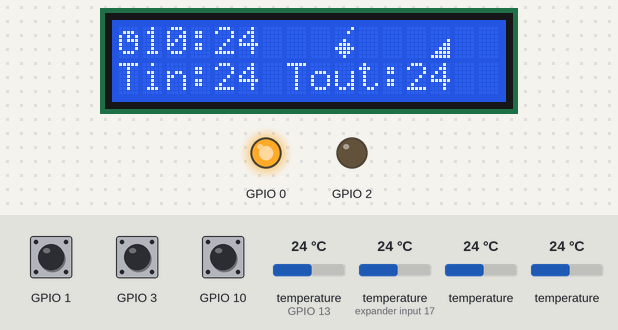
Bench run of a sketch on a simulated ESP8266 (NodeMCU). Parts: 16×2 character LCD, output pins drawn as LEDs (lit = HIGH). The test bench sets the inputs (shaded band); at power-on: GPIO 1 HIGH, temperature 24 °C, GPIO 3 HIGH, GPIO 10 HIGH, temperature (sensors on GPIO 13, expander input 17) 24 °C. WiFi joins after 1.5 s; servers stay silent unless stated; the local clock reads 2024-03-15 10:24:30 at power-on unless the sketch sets it; EEPROM starts erased; what the sketch prints to the serial monitor is not drawn.

Above: at 13.2 s.
13.3 s: GPIO 1 pulled LOW for 0.15 s
At 13.9 s:
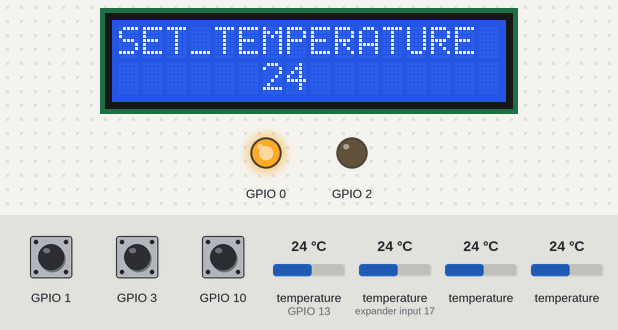
19.3 s: temperature (sensor 313) set to 12 °C
At 21.7 s:
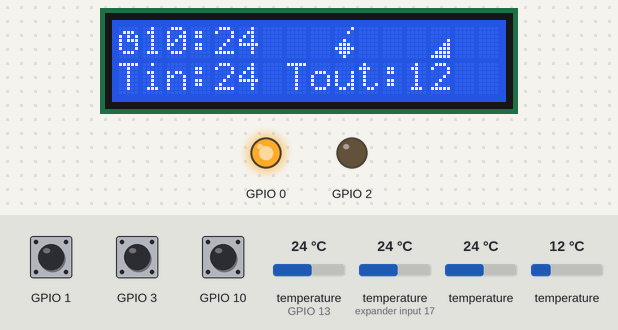
22.3 s: temperature (sensor 213) set to 12 °C
At 23.2 s:
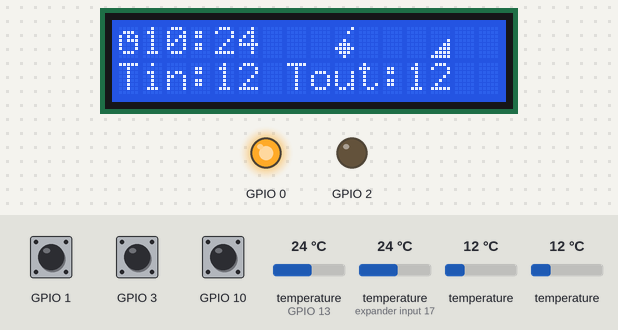
28.1 s: GPIO 3 pulled LOW for 1 s
At 30.0 s:
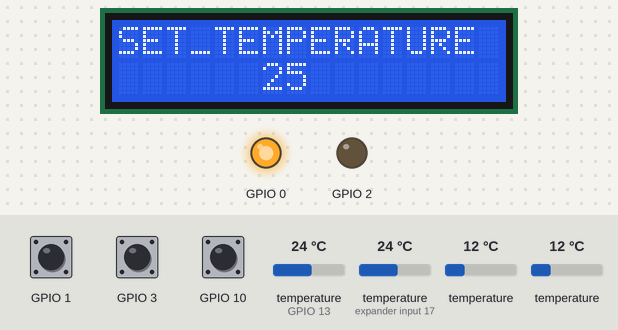
34.9 s: GPIO 3 pulled LOW for 0.15 s
At 36.3 s:
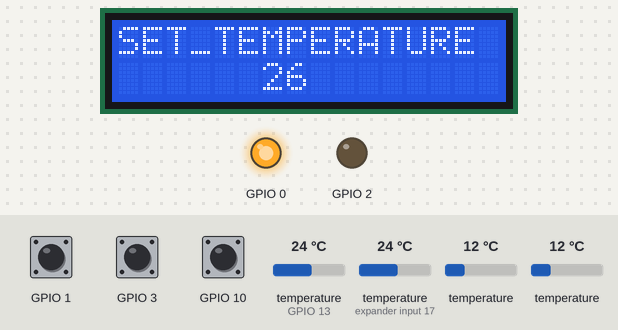
40.9 s: temperature (sensor 313) set to 19 °C
At 44.2 s:
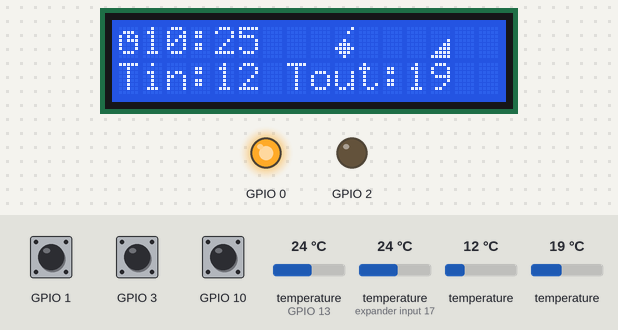
Timing chart, 0 to 45.4 s (numbered marks = the images above; inputs shaded):
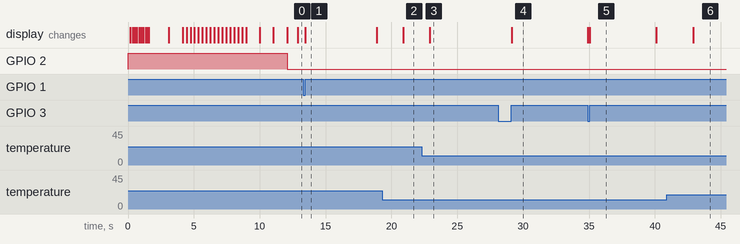

The sketch:

ipconnectKirova.ino
```cpp
#include <EEPROM.h>
#include <ArduinoJson.h>
#include <ESP8266WiFi.h>
#include <ESP8266HTTPClient.h>
#include <GyverButton.h>
#include <Wire.h>  // This library is already built in to the Arduino IDE
#include <LiquidCrystal_I2C.h> //This library you can add via Include Library > Manage Library >
#include <OneWire.h>
#include <DallasTemperature.h>
#include <NTPClient.h>
#include <WiFiUdp.h>
#include "RTClib.h"
#define ONE_WIRE_BUS 13
#define RELE 16
#define COUNT_CONNECT 250


const long utcOffsetInSeconds = 14400;
char ssid[] = "Honor 8X";
char pass[] = "00000000";


byte fire[] = {
  B00001,
  B00010,
  B00000,
  B00100,
  B01110,
  B11111,
  B01110,
  B00100
};
byte porch[] = {
  B00000,
  B00000,
  B00000,
  B00001,
  B00011,
  B00111,
  B01111,
  B11111
};
byte clocc[] = {
  B00000,
  B01110,
  B10101,
  B10111,
  B10001,
  B10001,
  B01110,
  B00000
};

StaticJsonDocument<1000> jsonDocument;
//ESP8266WebServer server(80);
OneWire oneWire(ONE_WIRE_BUS);
DallasTemperature tmp(&oneWire);
LiquidCrystal_I2C lcd(0x27, 16, 2);
DeviceAddress ADDR;
GButton menu(10, HIGH_PULL, NORM_OPEN);
GButton left(1, HIGH_PULL, NORM_OPEN);
GButton right(3, HIGH_PULL, NORM_OPEN);
WiFiUDP ntpUDP;
NTPClient timeClient(ntpUDP, "pool.ntp.org", utcOffsetInSeconds);
RTC_DS3231 rtc;

float TEMP1 = 0;
float TEMP2 = 0;
float TEMP3 = 0;
float TEMP4 = 0;
unsigned long tmr;
unsigned long tmr1;
unsigned long mil;
char buffer[1000];
int deviceCount = 0;
int i = 0;
int j =0;
bool set_temp = false;

uint8_t sensor1[8] = { 0x28, 0xEE, 0xD5, 0x64, 0x1A, 0x16, 0x02, 0xEC };
uint8_t sensor2[8] = { 0x28, 0x61, 0x64, 0x12, 0x3C, 0x7C, 0x2F, 0x27 };
uint8_t sensor3[8] = { 0x28, 0xD3, 0xE2, 0x07, 0xD6, 0x01, 0x3C, 0x4D };
uint8_t sensor4[8] = { 0x28, 0xEF, 0x91, 0x07, 0xD6, 0x01, 0x3C, 0xFE };
bool stat = true;

int AM_H = 8;
int PM_H = 20;
int AM_M = 00;
int PM_M = 30;
int ust = 25;
bool flag = true;
bool WIFIerr = false;

float TEMP_AM = 26;
float TEMP_PM = 18;

int h = 0;
int m = 0;

#include "LCD.h"
#include "debug.h"
#include "computed.h"
#include "updateTime.h"

void setup()
{
  pinMode(0, OUTPUT);
  pinMode(2, OUTPUT);
  digitalWrite(0,HIGH);
  digitalWrite(2,HIGH);
  Wire.begin(4,5);
  Serial.begin(115200);
  WiFi.begin(ssid, pass);;
  delay(100);
  rtc.begin();
  lcd.init();
  lcd.backlight();
  lcd.setCursor(0,0);
  lcd.print("WIFI connected..");
  while (WiFi.status() != WL_CONNECTED)
  {
    if(i>16){ i=0;
    lcd.setCursor(0,1);
    for(int i=0; i<16; i++){
      lcd.setCursor(i,1);
      lcd.print(" ");
      }
    };
    lcd.setCursor(i,1);
    delay(80);
    Serial.print(".");
    lcd.print(char(255));
    i++;
    j++;
    if(j>COUNT_CONNECT){WIFIerr = true; break;}
  }
  lcd.clear();
  lcd.setCursor(0, 0);
  Serial.println("");
  if(WIFIerr){
  Serial.println("NO connect..!");
  lcd.print("NO connect!");
  delay(1500);
    }else{
   //time_update();
  Serial.println("WiFi connected..!");
  lcd.print("WiFi connect!");
  delay(1500);
  lcd.clear();
  lcd.setCursor(7, 0);
  lcd.print("IP");
  lcd.setCursor(1, 1);
  lcd.print(WiFi.localIP());
  Serial.print("Got IP: ");  Serial.println(WiFi.localIP());
  delay(1000);
      }
  tmp.begin();
  lcd.clear();
  lcd.setCursor(0,0);
  lcd.print("Locating devices");
  lcd.setCursor(0,1);
  for(int i=0;i < 16; i++){
    lcd.setCursor(i,1);
    delay(300);
    lcd.print(char(255));
    }
  lcd.clear();
  Serial.println("Locating devices...");
  lcd.setCursor(0,0);
  lcd.print("Found");
  Serial.print("Found ");
  deviceCount = tmp.getDeviceCount();
  Serial.print(deviceCount, DEC);
  lcd.setCursor(0,1);
  lcd.print(deviceCount, DEC);
  lcd.print(" devices");

  delay(1000);
  lcd.clear();
  lcd.setCursor(0,0);
  lcd.print("  Start system");
  delay(1000);
  lcd.clear();
  shedule_window(AM_H,AM_M,PM_H,PM_M,TEMP_AM,TEMP_PM);
  delay(1000);
  lcd.clear();
  Serial.println(" devices.");
  Serial.println("");
  Serial.println("Printing addresses...");
  for (int i = 0;  i < deviceCount;  i++)
  {
    Serial.print("Sensor ");
    Serial.print(i+1);
    Serial.print(" : ");
    tmp.getAddress(ADDR, i);
    printAddress(ADDR);
  }
EEPROM.begin(512);
  lcd.createChar(0, fire);
  lcd.createChar(1, porch);
  lcd.createChar(2, clocc);

}


void loop() {
  DateTime now = rtc.now();
  h = now.hour();
  m = now.minute();
  menu.tick();
  left.tick();
  right.tick();
  if (menu.isClick()) {
    Serial.println("menu");
    }
  if (left.isClick()) {
    if (ust >10){
    ust = ust - 1;}
    set_temp_w(ust, set_temp);
    set_temp = true;
    mil = millis();
    }
  if (right.isClick()) {
    if(ust < 32){
    ust = ust + 1;}
    set_temp_w(ust, set_temp);
    set_temp = true;
    mil = millis();
  }

if (millis() - tmr >= 2000) {
    tmr = millis();
    if(flag){
      digitalWrite(2, LOW);
      }
      else{digitalWrite(2, HIGH);}
computed();
if(!set_temp){
    main_window(TEMP3, TEMP4);
    }
  }

if(set_temp){
  if (millis() - 5000 >= mil) {
    //mil = millis();
    set_temp = false;
    lcd.clear();
    main_window(TEMP3, TEMP4);
    }
}


if(!WIFIerr){

}
}


void handle_OnConnect()
{
  Serial.print("TEMP3A ");
  Serial.print(TEMP3);
  Serial.println("");
  jsonDocument["data"]["Temperature"]["room1"]["name"] = "Кабинет 1";
  jsonDocument["data"]["Temperature"]["room1"]["value"] =  TEMP1;
  jsonDocument["data"]["Temperature"]["room2"]["name"] = "Кабинет 2";
  jsonDocument["data"]["Temperature"]["room2"]["value"] =  TEMP2;
  jsonDocument["data"]["Temperature"]["room3"]["name"] = "Кабинет 3";
  jsonDocument["data"]["Temperature"]["room3"]["value"] =  TEMP3;
  jsonDocument["data"]["Temperature"]["room4"]["name"] = "Кабинет 4";
  jsonDocument["data"]["Temperature"]["room4"]["value"] =  TEMP4;
  serializeJsonPretty(jsonDocument, buffer);
  //server.send(200, "text/json", buffer);
}
```

computed.h
```cpp
void computed(){
    tmp.requestTemperatures();
    TEMP1 = tmp.getTempC(sensor1);
    TEMP2 = tmp.getTempC(sensor2);
    TEMP3 = tmp.getTempC(sensor3);
    TEMP4 = tmp.getTempC(sensor4);
    Serial.print(TEMP4);
    Serial.println();
  }
```

debug.h
```cpp
void printAddress(DeviceAddress deviceAddress)
{
  for (uint8_t i = 0; i < 8; i++)
  {
    Serial.print("0x");
    if (deviceAddress[i] < 0x10) Serial.print("0");
    Serial.print(deviceAddress[i], HEX);
    if (i < 7) Serial.print(", ");
  }
  Serial.println("");
}
```

updateTime.h
```cpp
void time_update(){
//например, чтобы установить 27 января 2017 года в 12:56:
  timeClient.begin();
  delay(10);
  timeClient.update();
  rtc.adjust(DateTime(2017, 1, 27, timeClient.getHours(), timeClient.getMinutes(), timeClient.getSeconds()));
  timeClient.end();
  }
```

LCD.h
```cpp
void shedule_window(int AM_H, int AM_M, int PM_H, int PM_M, int TEMP_AM, int TEMP_PM)
{
  lcd.setCursor(0,0);
  if(AM_M == 0){
    lcd.print("AM: "+(String)AM_H+":"+"00"+" T:"+(String)TEMP_AM);
    }else{
    lcd.print("AM: "+(String)AM_H+":"+(String)AM_M+" T:"+(String)TEMP_AM);
    }
  lcd.setCursor(0,1);
    if(PM_M == 0){
    lcd.print("PM: "+(String)PM_H+":"+"00"+" T:"+(String)TEMP_PM);
    }else{
    lcd.print("PM: "+(String)PM_H+":"+(String)PM_M+" T:"+(String)TEMP_PM);
    }
  }

void main_window(int Tin, int Tout)
{
  lcd.setCursor(0,0);
  lcd.write(2);
  lcd.setCursor(1,0);
  lcd.print(h);
  lcd.print(":");
  lcd.print(m);
  lcd.setCursor(9,0);
  lcd.write(0);
  lcd.setCursor(13,0);
  lcd.write(1);
  lcd.setCursor(0,1);
  lcd.print("Tin:"+(String)Tin+" "+"Tout:" + (String)Tout);
}

void set_temp_w(int ust, bool fl){
  if(!fl){lcd.clear();}
  lcd.setCursor(0,0);
  lcd.print("SET_TEMPERATURE");
  lcd.setCursor(6,1);
  lcd.print(ust);
  }
```

Measured:
- after the input at 13.3 s, the display: changes after 0.17 s (image 1)
- after the input at 19.3 s, the display: changes after 1.6 s (image 2)
- after the input at 22.3 s, the display: changes after 0.60 s (image 3)
- after the input at 28.1 s, the display: changes after 1.0 s (image 4)
- after the input at 34.9 s, the display: first differs from a run without the input after 0.17 s (image 5)
- after the input at 40.9 s, the display: changes after 2.0 s (image 6)
- what the display in image 1 shows lasts 5.4 s, from 13.5 s to 18.9 s
